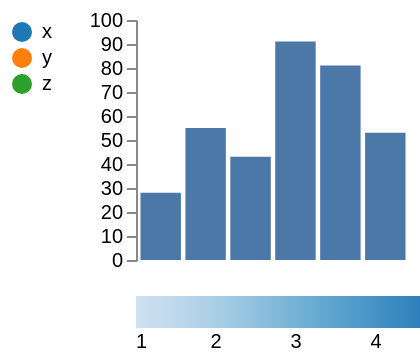

This figure's Vega-Lite source:
### Vega specification from a JSON file in a GitHub repository (floating-point values rounded to 4 significant figures)
{"width": 200, "height": 120, "padding": 5, "data": [{"name": "t", "values": [{"a": "Alpha", "b": 28, "c": "x", "d": 1}, {"a": "Bravo", "b": 55, "c": "y", "d": 2}, {"a": "Charlie", "b": 43, "c": "x", "d": 3}, {"a": "Delta", "b": 91, "c": "z", "d": 4}, {"a": "Echo", "b": 81, "c": "y", "d": 5}, {"a": "Foxtrot", "b": 53, "c": "z", "d": 6}]}], "scales": [{"name": "x", "type": "band", "domain": {"data": "t", "field": "a"}, "range": "width", "padding": 0.1}, {"name": "y", "type": "linear", "domain": {"data": "t", "field": "b"}, "range": "height", "nice": true}, {"name": "color", "type": "ordinal", "domain": {"data": "t", "field": "c"}, "range": {"scheme": "category10"}}, {"name": "ramp", "type": "linear", "domain": {"data": "t", "field": "d"}, "range": {"scheme": "blues"}}, {"name": "size", "type": "linear", "domain": {"data": "t", "field": "b"}, "range": [10, 200]}, {"name": "shape", "type": "ordinal", "domain": {"data": "t", "field": "c"}, "range": "symbol"}, {"name": "quant", "type": "quantize", "domain": [0, 100], "range": {"scheme": "greens", "count": 4}}], "marks": [{"type": "rect", "from": {"data": "t"}, "encode": {"enter": {"x": {"scale": "x", "field": "a"}, "width": {"scale": "x", "band": 1}, "y": {"scale": "y", "field": "b"}, "y2": {"scale": "y", "value": 0}}}}], "autosize": {"type": "fit-x", "contains": "content"}, "axes": [{"orient": "left", "scale": "y"}], "legends": [{"fill": "ramp", "type": "gradient", "orient": "bottom", "direction": "horizontal"}, {"fill": "color", "orient": "left"}]}
